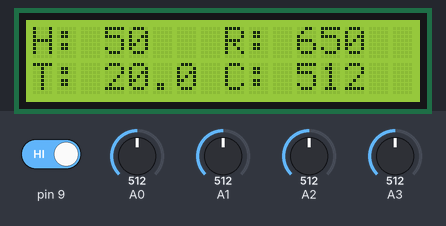
Recording of a sketch running on a simulated Arduino Uno, built with avr-gcc and run on an emulated ATmega328P. Shown: 16×2 character LCD. Inputs (shaded band) come from the test bench; at power-on: pin 9 HIGH, A0 = 512, A1 = 512, A2 = 512, A3 = 512. WiFi joins after 1.5 s; servers stay silent unless stated.

Above: at 8.2 s.
8.3 s: pin 9 driven LOW
At 9.6 s:
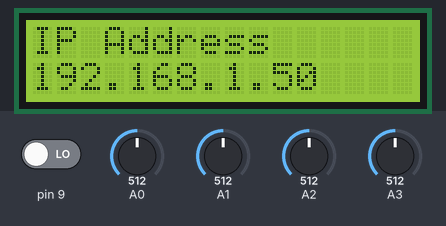
10.6 s: pin 9 driven HIGH
At 12.4 s:
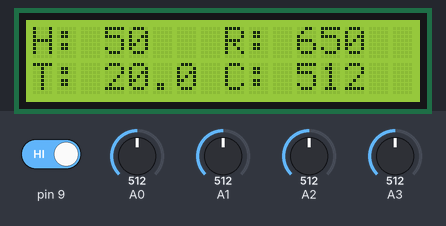
12.7 s: A0 set to 716
At 14.4 s:
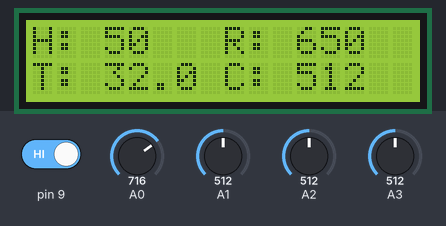
14.7 s: A1 set to 716
At 16.5 s:
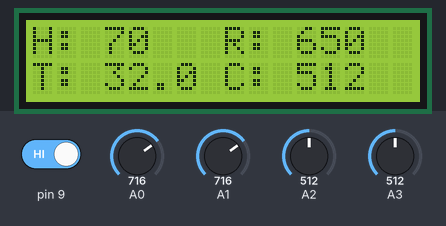
16.8 s: A2 set to 716
At 18.6 s:
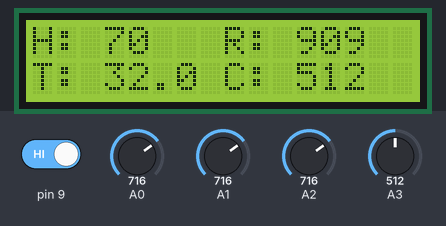
18.9 s: A3 set to 716
At 20.6 s:
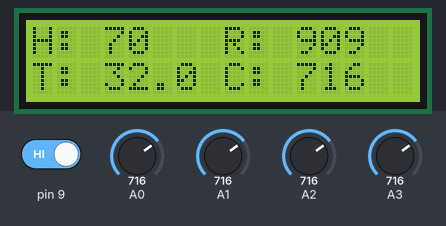
Timing chart, 0 to 22.0 s (numbered marks = the images above; inputs shaded):
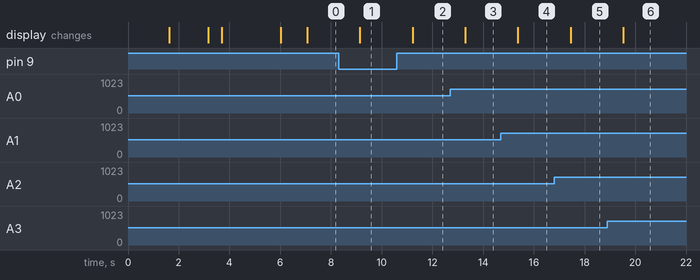

Measured:
- after the input at 8.3 s, the display: changes after 0.85 s (image 1)
- after the input at 10.6 s, the display: changes after 0.62 s (image 2)
- after the input at 12.7 s, the display: changes after 0.60 s (image 3)
- after the input at 14.7 s, the display: changes after 0.68 s (image 4)
- after the input at 16.8 s, the display: changes after 0.65 s (image 5)
- after the input at 18.9 s, the display: changes after 0.63 s (image 6)

The sketch:

pre1.ino
```cpp
#include <Wire.h>
#include <LiquidCrystal_I2C.h>
#include <EEPROM.h>
#include <SPI.h>
#include <Ethernet2.h>
#include <EthernetUdp2.h> // UDP library from: bjoern@cs.stanford.edu 12/30/2008

LiquidCrystal_I2C lcd(0x27,16,2);

EthernetClient client;

byte   lcdf;
uint8_t mac[6];
char *txt[4][2];  // [screen][rows][columns]
char strIP[16];
char uecsid[6], uecstext[180],linebuf[80];
IPAddress localIP,broadcastIP,subnetmaskIP,remoteIP;
EthernetUDP Udp16520; //,Udp16529;

void setup(void) {
  int i;
  char z[17];
  txt[0][0] = "UECS Simulator  ";
  txt[0][1] = "Q917 Ver:0.06   ";
  txt[1][0] = "DEN-NOH01       ";
  txt[1][1] = "                ";
  txt[2][0] = "MAC Address     ";
  txt[2][1] = "IP Address      ";
  txt[3][0] = "0000.0000.0000  ";
  txt[3][1] = "000.000.000.000 ";
  lcd.init();
  lcd.backlight();
  lcdout(0,0,1,1);
  delay(1500);
  sprintf(txt[1][1],"ID:%02X%02X%02X%02X%02X%02X",
	  EEPROM.read(0),EEPROM.read(1),EEPROM.read(2),
	  EEPROM.read(3),EEPROM.read(4),EEPROM.read(5));
  lcdout(1,0,1,1);
  delay(1500);
  lcdout(2,0,1,1);
  delay(500);
  for (i=0;i<6;i++) {
    mac[i] = EEPROM.read(i+6);
  }
  Ethernet.init(10);// CS pin 10
  sprintf(txt[3][0],"%02X%02X.%02X%02X.%02X%02X",
	  mac[0],mac[1],mac[2],mac[3],mac[4],mac[5]);
  lcdout(3,0,1,1);
  delay(800);
  if (Ethernet.begin(mac) == 0) {
    lcd.setCursor(0,1);
    sprintf(txt[3][1],"NFL");
  } else {
    localIP = Ethernet.localIP();
    subnetmaskIP = Ethernet.subnetMask();
    for(i=0;i<4;i++) {
      broadcastIP[i] = ~subnetmaskIP[i]|localIP[i];
    }
    sprintf(strIP,"%d.%d.%d.%d",localIP[0],localIP[1],localIP[2],localIP[3]);
    sprintf(txt[3][1],"%s",strIP);
    lcdout(3,0,1,1);
    Udp16520.begin(16520);
  }
  delay(1000);
  lcd.clear();
  pinMode(A0,INPUT);
  pinMode(A1,INPUT);
  pinMode(A2,INPUT);
  pinMode(A3,INPUT);
  pinMode(9,INPUT);
  lcdf = 0;
  // start the Ethernet connection:
    //Serial.println("Failed to configure Ethernet using DHCP");
    // no point in carrying on, so do nothing forevermore:
  //  }
  // print your local IP address:
  //  for (byte thisByte = 0; thisByte < 4; thisByte++) {
    // print the value of each byte of the IP address:
    //    Serial.print(Ethernet.localIP()[thisByte], DEC);
    //    Serial.print(".");
    //  }
    //  Serial.println();
}

void loop(void) {
  const char *xmlDT PROGMEM = "<?xml version=\"1.0\"?><UECS ver=\"1.00-E10\"><DATA type=\"%s\" room=\"%d\" region=\"%d\" order=\"%d\" priority=\"%d\">%s</DATA><IP>%s</IP></UECS>";
  int a1,a2,a3,a4,a1b,a1c;
  char s1[6],s2[6],s3[6],s4[6];
  long li;
  float fl;

  if (digitalRead(9)==LOW) {
    if (lcdf==1) {
      lcdf = 0;
      lcd.clear();
    }
  } else {
    if (lcdf==0) {
      lcdf = 1;
      lcd.clear();
    }
  }
  a1 = analogRead(A0);
  li = map(a1,0,1022,-100,500);
  a1b = (int)(li/10);
  a1c = (int)(li-(a1b*10));
  a2 = analogRead(A1);
  li = map(a2,0,1022,0,100);
  a2 = (int)li;
  a3 = analogRead(A2);
  li = map(a3,0,1023,0,1300);
  a4 = analogRead(A3);

  sprintf(s1,"%3d.%01d",a1b,abs(a1c));
  sprintf(s2,"%3d",a2);
  sprintf(s3,"%4d",(int)li);
  sprintf(s4,"%4d",a4);
  if (lcdf==1) {
    lcd.setCursor(0,1);
    lcd.print("T:");
    lcd.setCursor(0,0);
    lcd.print("H:");
    lcd.setCursor(8,0);
    lcd.print("R:");
    lcd.setCursor(8,1);
    lcd.print("C:");
    lcd.setCursor(2,1);
    lcd.print(s1);
    lcd.setCursor(2,0);
    lcd.print(s2);
    lcd.setCursor(10,0);
    lcd.print(s3);
    lcd.setCursor(10,1);
    lcd.print(s4);
  } else {
    lcd.setCursor(0,0);
    lcd.print("IP Address");
    lcd.setCursor(0,1);
    lcd.print(strIP);
  }
  sprintf(s1,"%d.%01d",a1b,abs(a1c));
  sprintf(s2,"%d",a2);
  sprintf(s3,"%d",(int)li);
  sprintf(s4,"%d",a4);
  uecsSendData(0x10,xmlDT,s1);
  uecsSendData(0x30,xmlDT,s2);
  uecsSendData(0x50,xmlDT,s3);
  uecsSendData(0x70,xmlDT,s4);

  delay(1000);
}

void lcdout(int m,int l1,int l2,int cl) {
  if (cl!=0) {
    lcd.clear();
  }
  lcd.setCursor(0,0);
  lcd.print(txt[m][l1]);
  lcd.setCursor(0,1);
  lcd.print(txt[m][l2]);
}

void uecsSendData(int a,char *xmlDT,char *val) {
  byte room,region,order,priority,interval;
  int  i;
  char name[26],dname[26]; // ,val[6];
  EEPROM.get(a+0x01,room);
  EEPROM.get(a+0x02,region);
  EEPROM.get(a+0x03,order);
  EEPROM.get(a+0x05,priority);
  EEPROM.get(a+0x06,interval);
  EEPROM.get(a+0x07,name);
  for(i=0;i<25;i++) {
    dname[i] = name[i];
    if (name[i]==NULL) break;
  }
  dname[i] = NULL;
  sprintf(uecstext,xmlDT,dname,room,region,order,priority,val,strIP);
  Udp16520.beginPacket(broadcastIP,16520);
  Udp16520.write(uecstext);
  Udp16520.endPacket();
}
```
